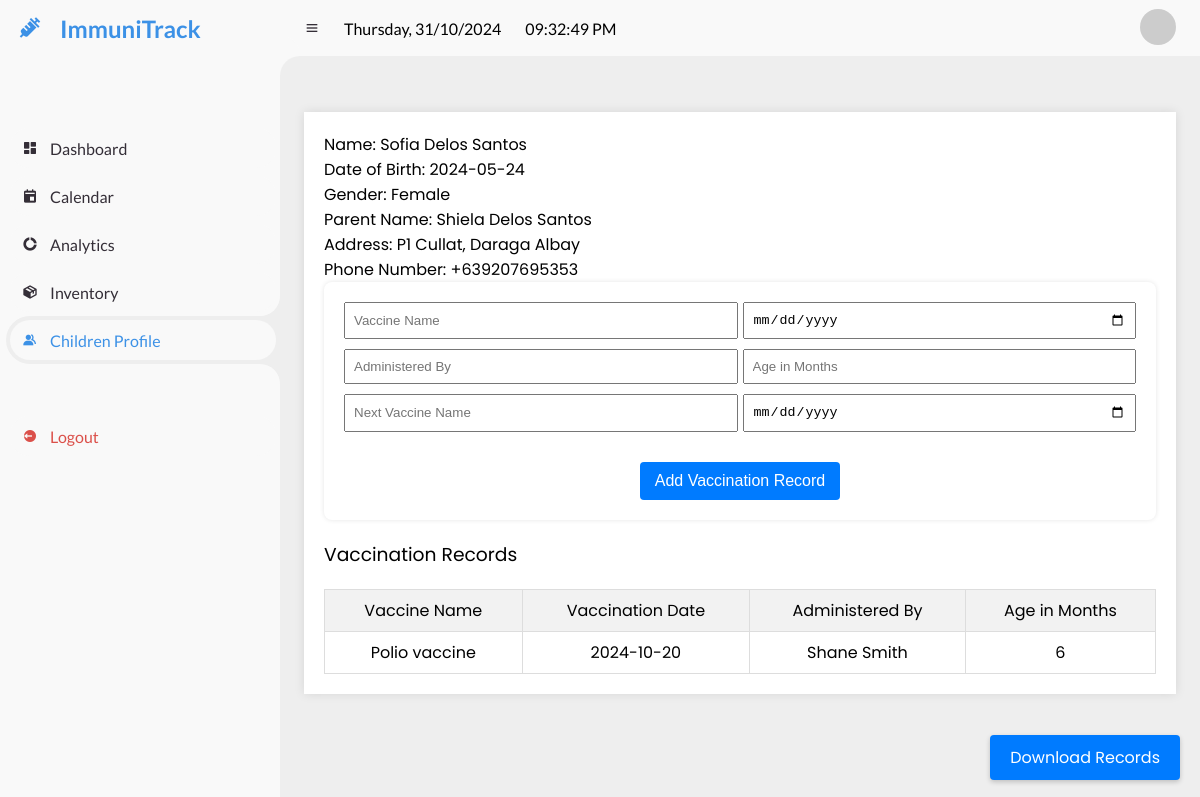
Screenshot of /children-data.php?id=6 (signed in) with the database file from the repository.
### tables this page shows
CREATE TABLE `children` (
  `id` int(11) NOT NULL,
  `first_name` varchar(50) DEFAULT NULL,
  `last_name` varchar(50) DEFAULT NULL,
  `date_of_birth` date DEFAULT NULL,
  `gender` enum('Male','Female') DEFAULT NULL,
  `parent_id` int(11) DEFAULT NULL,
  `barangay_id` int(11) DEFAULT NULL,
  `registration_date` datetime DEFAULT NULL,
  `age_of_registration` int(11) DEFAULT NULL
);

CREATE TABLE `parents` (
  `id` int(11) NOT NULL,
  `parent_name` varchar(255) NOT NULL,
  `address` varchar(255) NOT NULL,
  `phone_number` varchar(15) NOT NULL,
  `created_at` timestamp NOT NULL DEFAULT current_timestamp(),
  `updated_at` timestamp NOT NULL DEFAULT current_timestamp() ON UPDATE current_timestamp(),
  `username` varchar(255) DEFAULT NULL,
  `password` varchar(255) DEFAULT NULL,
  `parent_id` int(11) NOT NULL
);

CREATE TABLE `vaccination_records` (
  `id` int(11) NOT NULL,
  `child_id` int(11) NOT NULL,
  `vaccine_name` varchar(255) NOT NULL,
  `vaccination_date` date NOT NULL,
  `administered_by` varchar(255) NOT NULL,
  `age_in_months` int(11) DEFAULT NULL,
  `next_vaccine_name` varchar(255) DEFAULT NULL,
  `next_vaccination_date` date DEFAULT NULL,
  `status` enum('upcoming','missed') DEFAULT 'upcoming'
);

### children-data.php (the view, shortened to what this page needs)
<?php
$host = 'localhost';
$db = 'immuni_track';
$user = 'root';
$pass = '12345';
try {
    $pdo = new PDO("mysql:host=$host;dbname=$db;charset=utf8", $user, $pass);
    $pdo->setAttribute(PDO::ATTR_ERRMODE, PDO::ERRMODE_EXCEPTION);
} catch (PDOException $e) {
    echo 'Connection failed: ' . $e->getMessage();
    exit();
}
$child_id = isset($_GET['id']) ? (int)$_GET['id'] : 0;
$query = "
    SELECT
        c.id,
        c.first_name,
        c.last_name,
        c.date_of_birth,
        c.gender,
        p.parent_name,
        p.address,
        p.phone_number
    FROM
        children c
    JOIN
        parents p ON c.parent_id = p.id
    WHERE
        c.id = ?
";
$stmt = $pdo->prepare($query);
$stmt->execute([$child_id]);
$child = $stmt->fetch(PDO::FETCH_ASSOC);
$query = "
    SELECT
        vaccine_name,
        vaccination_date,
        administered_by,
        age_in_months
    FROM
        vaccination_records
    WHERE
        child_id = ?
";
$stmt = $pdo->prepare($query);
$stmt->execute([$child_id]);
$vaccinations = $stmt->fetchAll(PDO::FETCH_ASSOC);
$currentDate = date('l, d/m/Y');
?>
<!DOCTYPE html>
<html lang="en">
<head>
    <link href='https://unpkg.com/boxicons@2.0.9/css/boxicons.min.css' rel='stylesheet'>
    <link rel="stylesheet" href="style.css">
</head>
<body>
    <section id="sidebar">
        <a href="#" class="brand">
            <i class='bx bxs-injection'></i>
            <span class="text">ImmuniTrack</span>
        </a>
        <ul class="side-menu top">
            <li>
                <a href="dashboard.php">
                    <i class='bx bxs-dashboard'></i>
                    <span class="text">Dashboard</span>
                </a>
            </li>
            <li class="">
                <a href="calendar.php">
                    <i class='bx bxs-calendar-event'></i>
                    <span class="text">Calendar</span>
                </a>
            </li>
            <li>
                <a href="analytics.php">
                    <i class='bx bxs-doughnut-chart'></i>
                    <span class="text">Analytics</span>
                </a>
            </li>
            <li>
                <a href="inventory.php">
                    <i class='bx bxs-package'></i>
                    <span class="text">Inventory</span>
                </a>
            </li>
            <li class="active">
                <a href="children.php">
                    <i class='bx bxs-group'></i>
                    <span class="text">Children Profile</span>
                </a>
            </li>
        </ul>
        <ul class="side-menu">
            <li>
                <a href="logout-user.php" class="logout">
                    <i class='bx bxs-log-out-circle'></i>
                    <span class="text">Logout</span>
                </a>
            </li>
        </ul>
    </section>
    <section id="content">
        <nav>
            <i class='bx bx-menu'></i>
            <span id="date_now" class="d-none d-sm-block"><?php echo $currentDate; ?></span>
            <span id="current-time" class="clock ps-2 text-muted"></span>
            <a href="user-info.php" class="profile">
                <img id="profile-image" src="https://ui-avatars.com/api/?name=<?= urlencode($_SESSION['email'][0]) ?>&background=random&color=fff" alt="Profile">
            </a>
        </nav>
        <main>
        <div class="container">
    <div class="child-info">
        <p>Name: <?php echo htmlspecialchars($child['first_name'] . ' ' . $child['last_name']); ?></p>
        <p>Date of Birth: <?php echo htmlspecialchars($child['date_of_birth']); ?></p>
        <p>Gender: <?php echo htmlspecialchars($child['gender']); ?></p>
        <p>Parent Name: <?php echo htmlspecialchars($child['parent_name']); ?></p>
        <p>Address: <?php echo htmlspecialchars($child['address']); ?></p>
        <p>Phone Number: <?php echo htmlspecialchars($child['phone_number']); ?></p>
    </div>
    <div class="form-container">
        <form action="children-data.php?id=<?php echo htmlspecialchars($child_id); ?>" method="post">
            <div class="form-row">
                <input type="text" name="vaccine_name" placeholder="Vaccine Name" required>
                <input type="date" name="vaccination_date" placeholder="Vaccination Date" required>
            </div>
            <div class="form-row">
                <input type="text" name="administered_by" placeholder="Administered By" required>
                <input type="number" name="age_in_months" placeholder="Age in Months" required>
            </div>
            <div class="form-row">
                <input type="text" name="next_vaccine_name" placeholder="Next Vaccine Name" required>
                <input type="date" name="next_vaccination_date" placeholder="Next Vaccination Date" required>
            </div>
            <button type="submit">Add Vaccination Record</button>
        </form>
    </div>
    <h3 style="font-weight: normal;">Vaccination Records</h3>
    <table>
        <thead>
            <tr>
                <th style="font-weight: normal; text-align: center;">Vaccine Name</th>
                <th style="font-weight: normal; text-align: center;">Vaccination Date</th>
                <th style="font-weight: normal; text-align: center;">Administered By</th>
                <th style="font-weight: normal; text-align: center;">Age in Months</th>
            </tr>
        </thead>
        <tbody>
            <?php foreach ($vaccinations as $record): ?>
                <tr>
                    <td style="text-align: center;"><?php echo htmlspecialchars($record['vaccine_name']); ?></td>
                    <td style="text-align: center;"><?php echo htmlspecialchars($record['vaccination_date']); ?></td>
                    <td style="text-align: center;"><?php echo htmlspecialchars($record['administered_by']); ?></td>
                    <td style="text-align: center;"><?php echo htmlspecialchars($record['age_in_months']); ?></td>
                </tr>
            <?php endforeach; ?>
        </tbody>
    </table>
</div>
            <a href="download-records.php?id=<?php echo htmlspecialchars($child_id); ?>" class="download-btn">Download Records</a>
        </main>
    </section>
</body>
</html>

### style.css (style rules this page uses)
* { margin: 0; padding: 0; box-sizing: border-box; }
a { text-decoration: none; }
li { list-style: none; }
:root { --poppins: 'Poppins', sans-serif; --lato: 'Lato', sans-serif; --light: #F9F9F9; --blue: #3C91E6; --light-blue: #CFE8FF; --grey: #eee; --dark-grey: #AAAAAA; --dark: #342E37; --red: #DB504A; --yellow: #FFCE26; --light-yellow: #FFF2C6; --orange: #FD7238; --light-orange: #FFE0D3; }
html { overflow-x: hidden; }
body { background: var(--grey); overflow-x: hidden; }
#sidebar { position: fixed; top: 0; left: 0; width: 280px; height: 100%; background: var(--light); z-index: 2000; font-family: var(--lato); transition: .3s ease; overflow-x: hidden; scrollbar-width: none; }
#sidebar .brand { font-size: 24px; font-weight: 700; height: 56px; display: flex; align-items: center; color: var(--blue); position: sticky; top: 0; left: 0; background: var(--light); z-index: 500; padding-bottom: 20px; box-sizing: content-box; }
#sidebar .brand .bx { min-width: 60px; display: flex; justify-content: center; }
#sidebar .side-menu { width: 100%; margin-top: 48px; }
#sidebar .side-menu li { height: 48px; background: transparent; margin-left: 6px; border-radius: 48px 0 0 48px; padding: 4px; }
#sidebar .side-menu li.active { background: var(--grey); position: relative; }
#sidebar .side-menu li.active::before { content: ''; position: absolute; width: 40px; height: 40px; border-radius: 50%; top: -40px; right: 0; box-shadow: 20px 20px 0 var(--grey); z-index: -1; }
#sidebar .side-menu li.active::after { content: ''; position: absolute; width: 40px; height: 40px; border-radius: 50%; bottom: -40px; right: 0; box-shadow: 20px -20px 0 var(--grey); z-index: -1; }
#sidebar .side-menu li a { width: 100%; height: 100%; background: var(--light); display: flex; align-items: center; border-radius: 48px; font-size: 16px; color: var(--dark); white-space: nowrap; overflow-x: hidden; }
#sidebar .side-menu.top li.active a { color: var(--blue); }
#sidebar .side-menu li a.logout { color: var(--red); }
#sidebar .side-menu li a .bx { min-width: calc(60px - ((4px + 6px) * 2)); display: flex; justify-content: center; }
#content { position: relative; width: calc(100% - 280px); left: 280px; transition: .3s ease; }
#content nav { height: 56px; background: var(--light); padding: 0 24px; display: flex; align-items: center; grid-gap: 24px; font-family: var(--lato); position: sticky; top: 0; left: 0; z-index: 1000; }
#content nav::before { content: ''; position: absolute; width: 40px; height: 40px; bottom: -40px; left: 0; border-radius: 50%; box-shadow: -20px -20px 0 var(--light); }
#content nav a { color: var(--dark); }
#content nav .bx.bx-menu { cursor: pointer; color: var(--dark); }
#content nav .profile img { width: 36px; height: 36px; object-fit: cover; border-radius: 50%; }
#content main { width: 100%; padding: 36px 24px; font-family: var(--poppins); max-height: calc(100vh - 56px); overflow-y: auto; }

### children-data.php (style rules this page uses)
.container { display: flex; flex-direction: column; justify-content: space-between; max-width: 1000px; margin: 20px auto; padding: 20px; background: #fff; box-shadow: 0 0 10px rgba(0, 0, 0, 0.1); }
.form-container { width: 100%; margin-bottom: 20px; padding: 20px; background-color: #fff; border-radius: 8px; box-shadow: 0 0 5px rgba(0, 0, 0, 0.1); }
.form-container form { display: flex; flex-direction: column; align-items: center; }
.form-row { display: flex; flex-wrap: wrap; gap: 5px; margin-bottom: 10px; width: 100%; }
.form-row input { flex: 1; min-width: 48%; padding: 8px; box-sizing: border-box; }
.form-container button { margin-top: 20px; padding: 10px 15px; background-color: #007bff; color: #fff; border: none; border-radius: 4px; cursor: pointer; font-size: 16px; transition: background-color 0.3s; align-self: center; }
table { width: 100%; border-collapse: collapse; margin-top: 20px; }
table, th, td { border: 1px solid #ddd; }
th, td { padding: 8px; text-align: left; }
th { background-color: #f2f2f2; }
.download-btn { position: fixed; bottom: 20px; right: 20px; background-color: #007bff; color: #fff; padding: 10px 20px; border-radius: 4px; box-shadow: 0 2px 5px rgba(0, 0, 0, 0.2); text-align: center; cursor: pointer; font-size: 16px; text-decoration: none; }

### rows the page displays
children: first_name+last_name "Sofia Delos Santos", date_of_birth "2024-05-24", gender "Female", parent.parent_name "Shiela Delos Santos", parent.address "P1 Cullat, Daraga Albay", parent.phone_number "+639207695353"
vaccination_records: vaccine_name "Polio vaccine", vaccination_date "2024-10-20", administered_by "Shane Smith", age_in_months "6"
